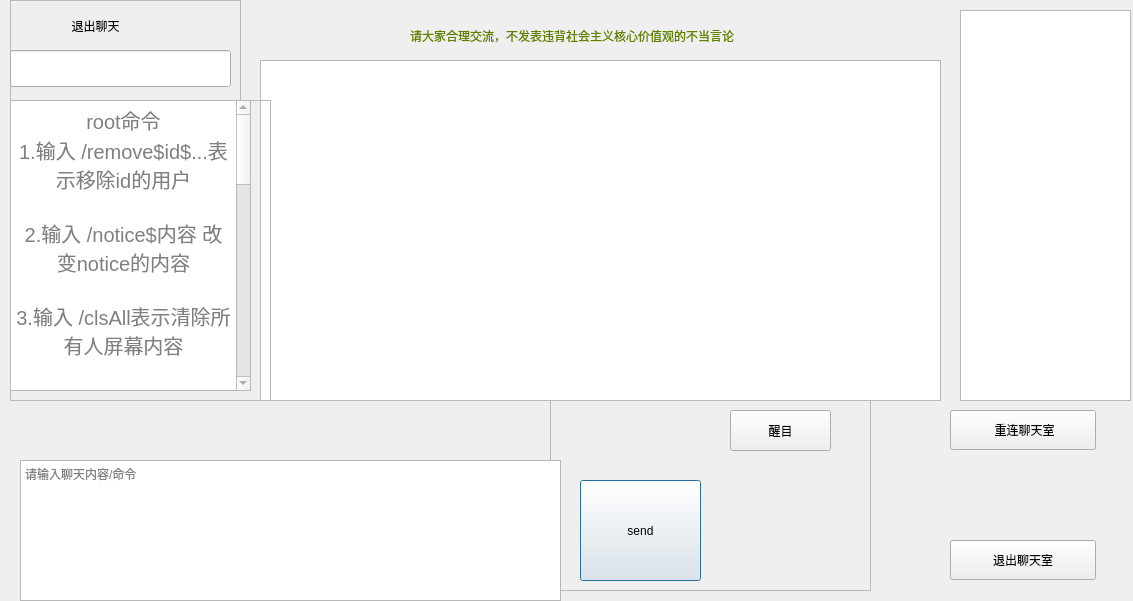
<?xml version="1.0" encoding="UTF-8"?>
<ui version="4.0">
 <class>ChatClient</class>
 <widget class="QDialog" name="ChatClient">
  <property name="geometry">
   <rect>
    <x>0</x>
    <y>0</y>
    <width>1133</width>
    <height>601</height>
   </rect>
  </property>
  <property name="windowTitle">
   <string>Dialog</string>
  </property>
  <widget class="QWidget" name="gridLayoutWidget">
   <property name="geometry">
    <rect>
     <x>10</x>
     <y>10</y>
     <width>2</width>
     <height>2</height>
    </rect>
   </property>
   <layout class="QGridLayout" name="gridLayout">
    <property name="sizeConstraint">
     <enum>QLayout::SetFixedSize</enum>
    </property>
   </layout>
  </widget>
  <widget class="QFrame" name="f_button">
   <property name="geometry">
    <rect>
     <x>550</x>
     <y>400</y>
     <width>321</width>
     <height>191</height>
    </rect>
   </property>
   <property name="frameShape">
    <enum>QFrame::StyledPanel</enum>
   </property>
   <property name="frameShadow">
    <enum>QFrame::Raised</enum>
   </property>
   <widget class="QPushButton" name="send">
    <property name="geometry">
     <rect>
      <x>30</x>
      <y>80</y>
      <width>121</width>
      <height>101</height>
     </rect>
    </property>
    <property name="text">
     <string>send</string>
    </property>
   </widget>
   <widget class="QPushButton" name="pushButton_2">
    <property name="geometry">
     <rect>
      <x>180</x>
      <y>10</y>
      <width>101</width>
      <height>41</height>
     </rect>
    </property>
    <property name="text">
     <string>醒目</string>
    </property>
   </widget>
  </widget>
  <widget class="QTextEdit" name="comment">
   <property name="geometry">
    <rect>
     <x>260</x>
     <y>60</y>
     <width>681</width>
     <height>341</height>
    </rect>
   </property>
   <property name="html">
    <string>&lt;!DOCTYPE HTML PUBLIC &quot;-//W3C//DTD HTML 4.0//EN&quot; &quot;http://www.w3.org/TR/REC-html40/strict.dtd&quot;&gt;
&lt;html&gt;&lt;head&gt;&lt;meta name=&quot;qrichtext&quot; content=&quot;1&quot; /&gt;&lt;meta charset=&quot;utf-8&quot; /&gt;&lt;style type=&quot;text/css&quot;&gt;
p, li { white-space: pre-wrap; }
hr { height: 1px; border-width: 0; }
li.unchecked::marker { content: &quot;\2610&quot;; }
li.checked::marker { content: &quot;\2612&quot;; }
&lt;/style&gt;&lt;/head&gt;&lt;body style=&quot; font-family:'Microsoft YaHei UI'; font-size:15pt; font-weight:400; font-style:normal;&quot;&gt;
&lt;p style=&quot;-qt-paragraph-type:empty; margin-top:0px; margin-bottom:0px; margin-left:0px; margin-right:0px; -qt-block-indent:0; text-indent:0px;&quot;&gt;&lt;br /&gt;&lt;/p&gt;&lt;/body&gt;&lt;/html&gt;</string>
   </property>
   <property name="placeholderText">
    <string/>
   </property>
  </widget>
  <widget class="QTextEdit" name="editor">
   <property name="geometry">
    <rect>
     <x>20</x>
     <y>460</y>
     <width>541</width>
     <height>141</height>
    </rect>
   </property>
   <property name="html">
    <string>&lt;!DOCTYPE HTML PUBLIC &quot;-//W3C//DTD HTML 4.0//EN&quot; &quot;http://www.w3.org/TR/REC-html40/strict.dtd&quot;&gt;
&lt;html&gt;&lt;head&gt;&lt;meta name=&quot;qrichtext&quot; content=&quot;1&quot; /&gt;&lt;meta charset=&quot;utf-8&quot; /&gt;&lt;style type=&quot;text/css&quot;&gt;
p, li { white-space: pre-wrap; }
hr { height: 1px; border-width: 0; }
li.unchecked::marker { content: &quot;\2610&quot;; }
li.checked::marker { content: &quot;\2612&quot;; }
&lt;/style&gt;&lt;/head&gt;&lt;body style=&quot; font-family:'Microsoft YaHei UI'; font-size:15pt; font-weight:400; font-style:normal;&quot;&gt;
&lt;p style=&quot;-qt-paragraph-type:empty; margin-top:0px; margin-bottom:0px; margin-left:0px; margin-right:0px; -qt-block-indent:0; text-indent:0px;&quot;&gt;&lt;br /&gt;&lt;/p&gt;&lt;/body&gt;&lt;/html&gt;</string>
   </property>
   <property name="placeholderText">
    <string>请输入聊天内容/命令</string>
   </property>
  </widget>
  <widget class="QListView" name="onlineUser">
   <property name="geometry">
    <rect>
     <x>960</x>
     <y>10</y>
     <width>171</width>
     <height>391</height>
    </rect>
   </property>
  </widget>
  <widget class="QFrame" name="userFrame">
   <property name="geometry">
    <rect>
     <x>10</x>
     <y>0</y>
     <width>231</width>
     <height>101</height>
    </rect>
   </property>
   <property name="frameShape">
    <enum>QFrame::StyledPanel</enum>
   </property>
   <property name="frameShadow">
    <enum>QFrame::Raised</enum>
   </property>
   <widget class="QPushButton" name="pushButton">
    <property name="geometry">
     <rect>
      <x>0</x>
      <y>0</y>
      <width>171</width>
      <height>51</height>
     </rect>
    </property>
    <property name="text">
     <string>退出聊天</string>
    </property>
    <property name="icon">
     <iconset>
      <normalon>:/new/prefix1/resource/cancel.png</normalon>
     </iconset>
    </property>
    <property name="autoDefault">
     <bool>true</bool>
    </property>
    <property name="default">
     <bool>false</bool>
    </property>
    <property name="flat">
     <bool>true</bool>
    </property>
   </widget>
   <widget class="QLineEdit" name="idEdit">
    <property name="geometry">
     <rect>
      <x>0</x>
      <y>50</y>
      <width>221</width>
      <height>37</height>
     </rect>
    </property>
    <property name="text">
     <string/>
    </property>
   </widget>
  </widget>
  <widget class="QFrame" name="rootFrame">
   <property name="geometry">
    <rect>
     <x>10</x>
     <y>100</y>
     <width>261</width>
     <height>301</height>
    </rect>
   </property>
   <property name="frameShape">
    <enum>QFrame::StyledPanel</enum>
   </property>
   <property name="frameShadow">
    <enum>QFrame::Raised</enum>
   </property>
   <widget class="QTextEdit" name="command">
    <property name="geometry">
     <rect>
      <x>0</x>
      <y>0</y>
      <width>241</width>
      <height>291</height>
     </rect>
    </property>
    <property name="styleSheet">
     <string notr="true">color: grey</string>
    </property>
    <property name="html">
     <string>&lt;!DOCTYPE HTML PUBLIC &quot;-//W3C//DTD HTML 4.0//EN&quot; &quot;http://www.w3.org/TR/REC-html40/strict.dtd&quot;&gt;
&lt;html&gt;&lt;head&gt;&lt;meta name=&quot;qrichtext&quot; content=&quot;1&quot; /&gt;&lt;meta charset=&quot;utf-8&quot; /&gt;&lt;style type=&quot;text/css&quot;&gt;
p, li { white-space: pre-wrap; }
hr { height: 1px; border-width: 0; }
li.unchecked::marker { content: &quot;\2610&quot;; }
li.checked::marker { content: &quot;\2612&quot;; }
&lt;/style&gt;&lt;/head&gt;&lt;body style=&quot; font-family:'Microsoft YaHei UI'; font-size:15pt; font-weight:400; font-style:normal;&quot;&gt;
&lt;p align=&quot;center&quot; style=&quot; margin-top:0px; margin-bottom:0px; margin-left:0px; margin-right:0px; -qt-block-indent:0; text-indent:0px;&quot;&gt;root命令&lt;/p&gt;
&lt;p align=&quot;center&quot; style=&quot; margin-top:0px; margin-bottom:0px; margin-left:0px; margin-right:0px; -qt-block-indent:0; text-indent:0px;&quot;&gt;1.输入 /remove$id$...表示移除id的用户&lt;/p&gt;
&lt;p align=&quot;center&quot; style=&quot;-qt-paragraph-type:empty; margin-top:0px; margin-bottom:0px; margin-left:0px; margin-right:0px; -qt-block-indent:0; text-indent:0px;&quot;&gt;&lt;br /&gt;&lt;/p&gt;
&lt;p align=&quot;center&quot; style=&quot; margin-top:0px; margin-bottom:0px; margin-left:0px; margin-right:0px; -qt-block-indent:0; text-indent:0px;&quot;&gt;2.输入 /notice$内容 改变notice的内容&lt;/p&gt;
&lt;p align=&quot;center&quot; style=&quot;-qt-paragraph-type:empty; margin-top:0px; margin-bottom:0px; margin-left:0px; margin-right:0px; -qt-block-indent:0; text-indent:0px;&quot;&gt;&lt;br /&gt;&lt;/p&gt;
&lt;p align=&quot;center&quot; style=&quot; margin-top:0px; margin-bottom:0px; margin-left:0px; margin-right:0px; -qt-block-indent:0; text-indent:0px;&quot;&gt;3.输入 /clsAll表示清除所有人屏幕内容&lt;/p&gt;
&lt;p align=&quot;center&quot; style=&quot;-qt-paragraph-type:empty; margin-top:0px; margin-bottom:0px; margin-left:0px; margin-right:0px; -qt-block-indent:0; text-indent:0px;&quot;&gt;&lt;br /&gt;&lt;/p&gt;
&lt;p align=&quot;center&quot; style=&quot;-qt-paragraph-type:empty; margin-top:0px; margin-bottom:0px; margin-left:0px; margin-right:0px; -qt-block-indent:0; text-indent:0px;&quot;&gt;&lt;br /&gt;&lt;/p&gt;
&lt;p align=&quot;center&quot; style=&quot; margin-top:0px; margin-bottom:0px; margin-left:0px; margin-right:0px; -qt-block-indent:0; text-indent:0px;&quot;&gt;4.输入 /forbid$id$...禁言id用户&lt;/p&gt;
&lt;p align=&quot;center&quot; style=&quot;-qt-paragraph-type:empty; margin-top:0px; margin-bottom:0px; margin-left:0px; margin-right:0px; -qt-block-indent:0; text-indent:0px;&quot;&gt;&lt;br /&gt;&lt;/p&gt;
&lt;p align=&quot;center&quot; style=&quot;-qt-paragraph-type:empty; margin-top:0px; margin-bottom:0px; margin-left:0px; margin-right:0px; -qt-block-indent:0; text-indent:0px;&quot;&gt;&lt;br /&gt;&lt;/p&gt;
&lt;p align=&quot;center&quot; style=&quot; margin-top:0px; margin-bottom:0px; margin-left:0px; margin-right:0px; -qt-block-indent:0; text-indent:0px;&quot;&gt;5.输入 /allow$id$... 解除禁言&lt;/p&gt;
&lt;p align=&quot;center&quot; style=&quot;-qt-paragraph-type:empty; margin-top:0px; margin-bottom:0px; margin-left:0px; margin-right:0px; -qt-block-indent:0; text-indent:0px;&quot;&gt;&lt;br /&gt;&lt;/p&gt;
&lt;p align=&quot;center&quot; style=&quot;-qt-paragraph-type:empty; margin-top:0px; margin-bottom:0px; margin-left:0px; margin-right:0px; -qt-block-indent:0; text-indent:0px;&quot;&gt;&lt;br /&gt;&lt;/p&gt;
&lt;p align=&quot;center&quot; style=&quot; margin-top:0px; margin-bottom:0px; margin-left:0px; margin-right:0px; -qt-block-indent:0; text-indent:0px;&quot;&gt;6.强行关闭某人界面  输入/quit@id@...&lt;/p&gt;
&lt;p align=&quot;center&quot; style=&quot;-qt-paragraph-type:empty; margin-top:0px; margin-bottom:0px; margin-left:0px; margin-right:0px; -qt-block-indent:0; text-indent:0px;&quot;&gt;&lt;br /&gt;&lt;/p&gt;
&lt;p align=&quot;center&quot; style=&quot; margin-top:0px; margin-bottom:0px; margin-left:0px; margin-right:0px; -qt-block-indent:0; text-indent:0px;&quot;&gt;//ps：&lt;/p&gt;
&lt;p align=&quot;center&quot; style=&quot; margin-top:0px; margin-bottom:0px; margin-left:0px; margin-right:0px; -qt-block-indent:0; text-indent:0px;&quot;&gt;禁止连接  或者 被禁言的，需要申述，root管理员于用户管理界面调整&lt;/p&gt;
&lt;p align=&quot;center&quot; style=&quot;-qt-paragraph-type:empty; margin-top:0px; margin-bottom:0px; margin-left:0px; margin-right:0px; -qt-block-indent:0; text-indent:0px;&quot;&gt;&lt;br /&gt;&lt;/p&gt;
&lt;p align=&quot;center&quot; style=&quot; margin-top:0px; margin-bottom:0px; margin-left:0px; margin-right:0px; -qt-block-indent:0; text-indent:0px;&quot;&gt;用户id:xxxx&lt;/p&gt;
&lt;p align=&quot;center&quot; style=&quot;-qt-paragraph-type:empty; margin-top:0px; margin-bottom:0px; margin-left:0px; margin-right:0px; -qt-block-indent:0; text-indent:0px;&quot;&gt;&lt;br /&gt;&lt;/p&gt;
&lt;p align=&quot;center&quot; style=&quot; margin-top:0px; margin-bottom:0px; margin-left:0px; margin-right:0px; -qt-block-indent:0; text-indent:0px;&quot;&gt;通用命令&lt;/p&gt;
&lt;p align=&quot;center&quot; style=&quot; margin-top:0px; margin-bottom:0px; margin-left:0px; margin-right:0px; -qt-block-indent:0; text-indent:0px;&quot;&gt;1. /exit 断开服务器&lt;/p&gt;
&lt;p align=&quot;center&quot; style=&quot; margin-top:0px; margin-bottom:0px; margin-left:0px; margin-right:0px; -qt-block-indent:0; text-indent:0px;&quot;&gt;2.输入 /cls清屏&lt;/p&gt;
&lt;p align=&quot;center&quot; style=&quot;-qt-paragraph-type:empty; margin-top:0px; margin-bottom:0px; margin-left:0px; margin-right:0px; -qt-block-indent:0; text-indent:0px;&quot;&gt;&lt;br /&gt;&lt;/p&gt;
&lt;p align=&quot;center&quot; style=&quot;-qt-paragraph-type:empty; margin-top:0px; margin-bottom:0px; margin-left:0px; margin-right:0px; -qt-block-indent:0; text-indent:0px;&quot;&gt;&lt;br /&gt;&lt;/p&gt;
&lt;p align=&quot;center&quot; style=&quot; margin-top:0px; margin-bottom:0px; margin-left:0px; margin-right:0px; -qt-block-indent:0; text-indent:0px;&quot;&gt;数据库&lt;/p&gt;
&lt;p align=&quot;center&quot; style=&quot; margin-top:0px; margin-bottom:0px; margin-left:0px; margin-right:0px; -qt-block-indent:0; text-indent:0px;&quot;&gt;1.行分隔符'\n'&lt;/p&gt;
&lt;p align=&quot;center&quot; style=&quot; margin-top:0px; margin-bottom:0px; margin-left:0px; margin-right:0px; -qt-block-indent:0; text-indent:0px;&quot;&gt;2.行内分隔符 &amp;quot;@sql@&amp;quot;&lt;/p&gt;
&lt;p align=&quot;center&quot; style=&quot;-qt-paragraph-type:empty; margin-top:0px; margin-bottom:0px; margin-left:0px; margin-right:0px; -qt-block-indent:0; text-indent:0px;&quot;&gt;&lt;br /&gt;&lt;/p&gt;
&lt;p align=&quot;center&quot; style=&quot;-qt-paragraph-type:empty; margin-top:0px; margin-bottom:0px; margin-left:0px; margin-right:0px; -qt-block-indent:0; text-indent:0px;&quot;&gt;&lt;br /&gt;&lt;/p&gt;&lt;/body&gt;&lt;/html&gt;</string>
    </property>
   </widget>
  </widget>
  <widget class="LabelScroll" name="notice">
   <property name="geometry">
    <rect>
     <x>410</x>
     <y>20</y>
     <width>391</width>
     <height>31</height>
    </rect>
   </property>
   <property name="styleSheet">
    <string notr="true">color:qlineargradient(spread:pad, x1:0, y1:0, x2:1, y2:0, stop:0 rgba(9, 41, 4, 255), stop:0.085 rgba(2, 79, 0, 255), stop:0.19 rgba(50, 147, 22, 255), stop:0.275 rgba(236, 191, 49, 255), stop:0.39 rgba(243, 61, 34, 255), stop:0.555 rgba(135, 81, 60, 255), stop:0.667 rgba(121, 75, 255, 255), stop:0.825 rgba(164, 255, 244, 255), stop:0.885 rgba(104, 222, 71, 255), stop:1 rgba(93, 128, 0, 255));
background:transparent</string>
   </property>
   <property name="text">
    <string>请大家合理交流，不发表违背社会主义核心价值观的不当言论</string>
   </property>
  </widget>
  <widget class="QPushButton" name="cl">
   <property name="geometry">
    <rect>
     <x>950</x>
     <y>410</y>
     <width>146</width>
     <height>40</height>
    </rect>
   </property>
   <property name="text">
    <string> 重连聊天室</string>
   </property>
  </widget>
  <widget class="QPushButton" name="tc">
   <property name="geometry">
    <rect>
     <x>950</x>
     <y>540</y>
     <width>146</width>
     <height>40</height>
    </rect>
   </property>
   <property name="text">
    <string>退出聊天室</string>
   </property>
  </widget>
  <zorder>comment</zorder>
  <zorder>gridLayoutWidget</zorder>
  <zorder>f_button</zorder>
  <zorder>editor</zorder>
  <zorder>onlineUser</zorder>
  <zorder>userFrame</zorder>
  <zorder>rootFrame</zorder>
  <zorder>notice</zorder>
  <zorder>cl</zorder>
  <zorder>tc</zorder>
 </widget>
 <customwidgets>
  <customwidget>
   <class>LabelScroll</class>
   <extends>QLabel</extends>
   <header>labelscroll.h</header>
  </customwidget>
 </customwidgets>
 <resources/>
 <connections/>
</ui>
